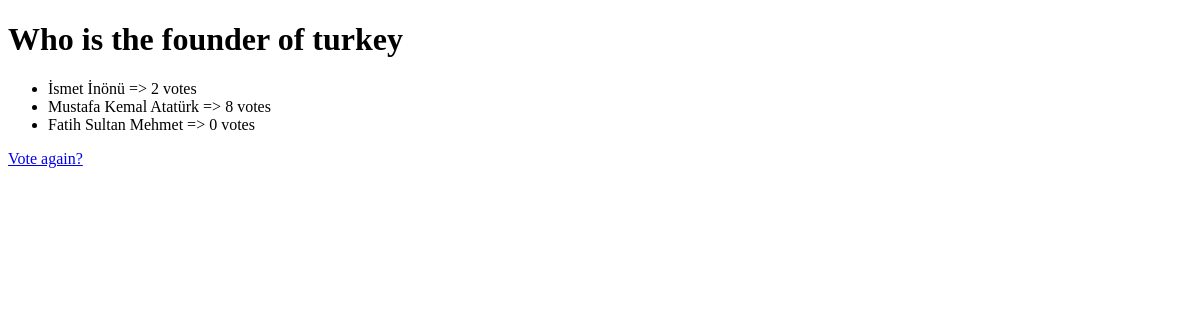
The app's page /8/results/, older data.
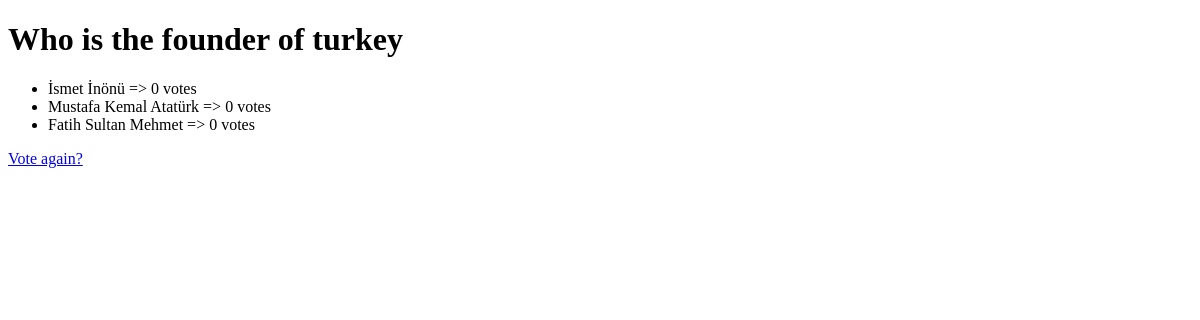
The same page, newer data.
### polls/models.py (models this page shows, shortened)
class Question(models.Model):
    question_text = models.CharField(max_length=200)
    pub_date = models.DateTimeField('date published')

class Choice(models.Model):
    question = models.ForeignKey(Question, on_delete=models.CASCADE)
    choice_text = models.CharField(max_length=200)
    votes = models.IntegerField(default=0)

### polls/views.py (the view)
# urls.py: path('<int:pk>/results/', views.ResultsView.as_view(), name='results'),
class ResultsView(generic.DetailView):
    template_name = 'polls/results.html'
    model = Question

### polls/templates/polls/results.html (shortened to what this page needs)
<!DOCTYPE html>
<html lang="en">
<head>
</head>
<body>
    <h1>{{ question.question_text }}</h1>
<ul>
{% for choice in question.choice_set.all %}
    <li>{{ choice.choice_text }} => {{ choice.votes }} vote{{ choice.votes|pluralize }}</li>
{% endfor %}
</ul>
<a href="{% url 'polls:detail' question.id %}">Vote again?</a>
</body>
</html>

Row changes from the older to the newer data that the page shows:
changed Choice "İsmet İnönü": votes "2" → "0"
changed Choice "Mustafa Kemal Atatürk": votes "8" → "0"
